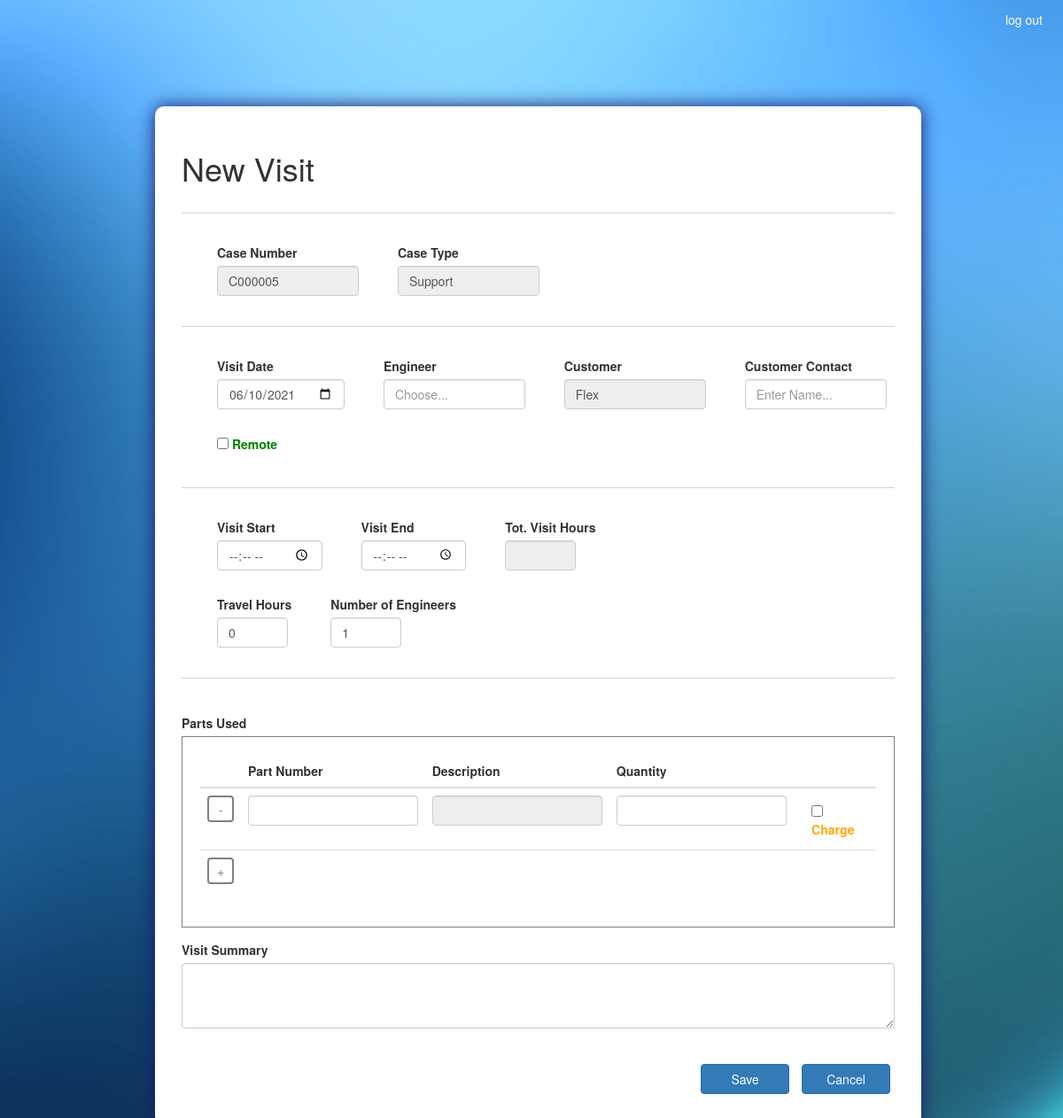
/new_visit/C000005/ (signed in), run on the app's committed database.
### ASISupport_app/models.py (models this page shows, shortened)
class Case(models.Model):
	TYPES = (
		('Support', 'Support'),
		('Training', 'Training'),
		('Maintenance', 'Maintenance'),
		('installation','Installation')
	)
	STATUSES = (
		('Open', 'Open'),
		('Resolved', 'Resolved'),
		('Closed', 'Closed'),
		('On Hold','On Hold'),
		('Cancelled','Cancelled')
	)
	case_num 				= models.CharField(max_length=100, primary_key=True)
	case_type 				= models.CharField(max_length=100, choices=TYPES)
	status 					= models.CharField(max_length=100, choices=STATUSES)
	create_date 			= models.DateTimeField(default=timezone.now)
	target_date 			= models.DateField()
	actual_date 			= models.DateField(blank=True, null=True)
	case_manager 			= models.ForeignKey(Employee, on_delete=models.CASCADE)
	machine_down 			= models.BooleanField(default=False)
	customer 				= models.ForeignKey(Customer, on_delete=models.CASCADE)
	customer_contact 		= models.CharField(max_length=100)
	case_description 		= models.TextField()
	cancellation_reason 	= models.TextField(blank=True, null=True)
	on_hold_reason 			= models.TextField(blank=True, null=True)

class Customer(models.Model):
	customer_name 			= models.CharField(max_length=100, primary_key=True)
	def __str__(self):
		return self.customer_name

### ASISupport_app/views.py (the view, shortened to what this page needs)
# urls.py: path('new_visit/<id>/', views.new_visit_view, name = 'new_visit'),
@login_required(login_url='/accounts/login/')
def new_visit_view(request, id):
	state = 'new'
	case = Case.objects.get(case_num=id)
	if request.method == 'POST' and 'cancel_btn' in request.POST:
		return redirect('ASISupport_app:view_case', id=id)
	parts = Parts.objects.all()
	parts_dict = {part.part_pn:part.part_description for part in parts}
	employees = Employee.objects.all()
	return render(request, 'ASISupport_app/visit.html', locals())

### templates/ASISupport_app/visit.html (shortened to what this page needs)
<!DOCTYPE html>
{% extends "ASISupport_app/base.html" %}
{% load static %}
{% block head_block %}
	<link rel="stylesheet" type="text/css" href="{% static 'css/visit.css' %}">
{% endblock %}
{% block body_block %}
	<section class="col-sm-1 col-sm-10 col-sm-1">
		{% if state == 'view' %}
			<form class="form-container" action="{% url 'ASISupport_app:view_visit' visit.visit_num %}" method="POST" autocomplete="off">
				{% csrf_token %}
				<div>
					<h1 class="inline_it">Visit {{ visit.visit_num }}</h1>
					<div class="action_btn">
						{% if permit_edit and not edit %}
							<button type="submit" name="edit_btn" class="btn btn-primary">Edit</button>
						{% endif %}
						<button type="submit" name="back_btn" class="btn btn-primary" formnovalidate>Back</button>
					</div>
				</div>
				{% if messages %}
				<ul class="messages">
				    {% for message in messages %}
					    {% if message.tags == 'success' %}
	                    	<div class="alert alert-success" role="alert">
						    	<li {% if message.tags %} class=" {{ message.tags }} " {% endif %}> {{ message }} </li>
							</div>
						{% elif message.tags == 'error' %}
	                    	<div class="alert alert-danger" role="alert">
						    	<li {% if message.tags %} class=" {{ message.tags }} " {% endif %}> {{ message }} </li>
							</div>
	                	{% elif message.tags == 'warning' %}
	                    	<div class="alert alert-warning" role="alert">
						    	<li {% if message.tags %} class=" {{ message.tags }} " {% endif %}> {{ message }} </li>
							</div>
						{% else %}
	                    	<div class="alert alert-info" role="alert">
						    	<li {% if message.tags %} class=" {{ message.tags }} " {% endif %}> {{ message }} </li>
							</div>
	                	{% endif %}
				    {% endfor %}
				</ul>
				{% endif %}
				<hr class="solid">
				<div>
					<div class="inline_it inline_spacing">
						<div>
							<label for="case_num">Case Number</label>
						</div>
							<input class="form-control text_bar" id="case_num" type="text" value="{{ visit.case_num }}" readonly>
					</div>
					<div class="inline_it inline_spacing">
						<div>
							<label for="case_type">Case Type</label>
						</div>
							<input class="form-control text_bar" id="case_type" type="text" value="{{ case.case_type }}" readonly>
					</div>
				</div>
				<hr class="solid">
				<div class="inline_it inline_spacing">
					<div>
						<label for="visit_date">Visit Date</label>
					</div>
					<input class="form-control datepicker" id="visit_date" type="date" value="{{ visit.visit_date|date:'Y-m-d' }}" {% if permit_visit_date %} name="visit_date" {% else %} readonly {% endif %} required>
				</div>
				<div class="inline_it inline_spacing">
					<div>
						<label for="Engineer">Engineer</label>
					</div>
					{% if not permit_engineer %}
						<input class="form-control text_bar" type="text" value="{{ visit.engineer }}" readonly>
					{% else %}
						<input class="form-control text_bar" type="text" name="engineer" list="engineer" value="{{ visit.engineer }}" onchange="listValueValidation(this)" required>
						<datalist id="engineer">
							{% for employee in employees %}
								<option value="{{ employee }}">{{ employee }}</option>
							{% endfor %}
						</datalist>
					{% endif %}
				</div>
				<div class="inline_it inline_spacing">
					<div>
						<label for="customer">Customer</label>
					</div>
						<input class="form-control text_bar" id="customer" type="text" value="{{ case.customer }}" readonly>
				</div>
				<div class="inline_it inline_spacing">
					<div>
						<label for="customer_contact">Customer Contact</label>
					</div>
						<input class="form-control text_bar" id="customer_contact" type="text" value="{{ visit.customer_contact }}" {% if permit_customer_contact %} name="customer_contact" {% else %} readonly {% endif %} required>
				</div>
				<div class="inline_it inline_spacing remote_cb">
					<input type="checkbox" id="remote" onclick="toggleTravelHours(this)" {% if visit.remote %} checked {% endif %} {% if permit_remote %} name="remote" {% else %} disabled {% endif %}>
					<label for="remote">Remote</label>
				</div>
				<hr class="solid">
				<div>
					<div class="inline_it inline_spacing">
						<div>
							<label for="visit_start">Visit Start</label>
						</div>
						<input class="form-control datepicker" id="visit_start" type="time" value="{{ visit.visit_start|time:'H:i' }}" {% if permit_visit_start %} name="visit_start" onchange="calculateTime()" {% else %} readonly {% endif %} required>
					</div>
					<div class="inline_it inline_spacing">
						<div>
							<label for="visit_end">Visit End</label>
						</div>
						<input class="form-control datepicker" id="visit_end" type="time" value="{{ visit.visit_end|time:'H:i' }}" {% if permit_visit_end %} name="visit_end" onchange="calculateTime()" {% else %} readonly {% endif %} required>
					</div>
					<div class="inline_it inline_spacing">
						<div>
							<label for="visit_hours">Tot Visit Hours</label>
						</div>
						<input class="form-control int_bar" id="visit_hours" type="text" value="{{ visit.tot_visit_hours|floatformat:2 }}" disabled>
					</div>
				</div>
				<div>
					<div class="inline_it inline_spacing">
						<div>
							<label for="travel_hours">Travel Hours</label>
						</div>
						<input class="form-control int_bar" id="travel_hours" type="text" {% if permit_travel_hours %} name="travel_hours" {% else %} readonly {% endif %} {% if visit.remote %} readonly value="0" {% else %} value="{{ visit.travel_hours|floatformat:2 }}" {% endif %} oninput="IntValidation(this)" required>
					</div>
					<div class="inline_it inline_spacing">
						<div>
							<label for="num_of_engineers">Number of Engineers</label>
						</div>
						<input class="form-control int_bar" id="num_of_engineers" type="text" value="{{ visit.num_of_engineers }}" oninput="PositiveIntValidation(this)" {% if permit_num_of_engineers %} name="num_of_engineers" {% else %} readonly {% endif %} required>
					</div>
				</div>
				<hr class="solid">
				<div class="spacing">
					<label>Parts Used</label>
					<div class="parts_lst">
						<table class="table table-hover" id="parts_used_tbl">
							<thead>
								<tr>
									<th scope="col"></th>
									<th scope="col">Part Number</th>
						    		<th scope="col">Description</th>
						    		<th scope="col">Quantity</th>
						    		<th scope="col"></th>
						    	</tr>
							</thead>
							{% if not permit_parts_delete and not permit_parts_add %}
								<tbody>
									{% for visit_part, description in part_description_dict.items %}
											<tr>
												<td></td>
												<td>{{ visit_part.part_pn }}</td>
												<td>{{ description }}</td>
												<td>{{ visit_part.qty }}</td>
												<td>
													<div class="form-check charge_cb">
														<input type="checkbox" id="charge" {% if visit_part.charge %} checked {% endif %} readonly>
														<label for="charge">Charge</label>
													</div>
												</td>
											</tr>
									{% endfor %}
								</tbody>
							{% else %}
								<tbody>
									{% for visit_part, description in part_description_dict.items %}
										<tr>
											<td>
												<button onclick="deleteRow(this,'parts_used_tbl')" type="button" name="remove_btn" class="btn btn-primary add_or_del_btn">-</button>
											</td>
											<td>
												<input class="form-control" type="text" name="part_num" oninput="completeDesc(this,{{ parts_dict }})" value="{{ visit_part.part_pn }}">
											</td>
											<td>
												<input class="form-control" type="text" name="part_description" value="{{ description }}" readonly>
											</td>
											<td>
												<input class="form-control" type="text" name="qty" value="{{ visit_part.qty }}" oninput="positiveQTYValidation(this)">
											</td>
											<td>
												<div class="form-check charge_cb">
													{% if visit_part.charge %}
														<input type="checkbox" name="charge" onclick="toggleHiddenInput(this)" value="1" checked>
													{% else %}
														<input type="hidden" name="charge" value="0">
														<input type="checkbox" name="charge" onclick="toggleHiddenInput(this)" value="1">
													{% endif %}
													<label for="charge">Charge</label>
												</div>
											</td>
										</tr>
									{% endfor %}
									<tr>
										<td>
											<button onclick="addRow('parts_used_tbl', {{ parts_dict }})" type="button" name="add_btn" class="btn btn-primary add_or_del_btn">+</button>
										</td>
										<td></td>
										<td></td>
										<td></td>
										<td></td>
									</tr>
								</tbody>
							{% endif %}
						</table>
					</div>
				</div>
				<div class="form-group description_bar">
					<label for="visit_summary">Visit Summary</label>
					<textarea class="form-control" id="visit_summary" rows="3" {% if permit_visit_summary %} name="visit_summary" {% else %} readonly {% endif %} required>{{ visit.visit_summary }}</textarea>
				</div>
				{% if edit %}
					<div class="action_btn">
						<button type="submit" name="save_btn" class="btn btn-primary">Save</button>
					</div>
				{% endif %}
			</form>
		{% else %}
			<form class="form-container" action="{% url 'ASISupport_app:new_visit' case.case_num %}" method="POST"  autocomplete="off">
				<div>
					<h1 class="inline_it">New Visit</h1>
				</div>
				<hr class="solid">
				<div>
					<div class="inline_it inline_spacing">
						<div>
							<label for="case_num">Case Number</label>
						</div>
							<input class="form-control text_bar" name="case_num" type="text" value="{{ case.case_num }}" readonly>
					</div>
					<div class="inline_it inline_spacing">
						<div>
							<label for="case_type">Case Type</label>
						</div>
							<input class="form-control text_bar" name="case_type" type="text" value="{{ case.case_type }}" readonly>
					</div>
				</div>
				<hr class="solid">
				<div class="inline_it inline_spacing">
					<div>
						<label for="visit_date">Visit Date</label>
					</div>
					<input class="form-control datepicker" name="visit_date" type="date" id="visit_date" required>
				</div>
				<div class="inline_it inline_spacing">
					<div>
						<label for="engineer">Engineer</label>
					</div>
					<input class="form-control text_bar" type="text" name="engineer" list="engineer" placeholder="Choose..." onchange="listValueValidation(this)" required>
				</div>
				<div class="inline_it inline_spacing">
					<div>
						<label for="customer">Customer</label>
					</div>
						<input class="form-control text_bar" name="customer" type="text" value="{{ case.customer }}" readonly>
				</div>
				<div class="inline_it inline_spacing">
					<div>
						<label for="customer_contact">Customer Contact</label>
					</div>
						<input class="form-control text_bar" name="customer_contact" type="text" placeholder="Enter Name..." required>
				</div>
				<div class="inline_it inline_spacing remote_cb">
					<input type="checkbox" name="remote" onclick="toggleTravelHours(this)">
					<label for="remote">Remote</label>
				</div>
				<hr class="solid">
				<div>
					<div class="inline_it inline_spacing">
						<div>
							<label for="visit_start">Visit Start</label>
						</div>
						<input class="form-control datepicker" name="visit_start" id="visit_start" type="time" onchange="calculateTime()" required>
					</div>
					<div class="inline_it inline_spacing">
						<div>
							<label for="visit_end">Visit End</label>
						</div>
						<input class="form-control datepicker" name="visit_end" id="visit_end" type="time" onchange="calculateTime()" required>
					</div>
					<div class="inline_it inline_spacing">
						<div>
							<label for="visit_hours">Tot. Visit Hours</label>
						</div>
						<input class="form-control int_bar" name="visit_hours" id="visit_hours" type="text" disabled>
					</div>
				</div>
				<div>
					<div class="inline_it inline_spacing">
						<div>
							<label for="travel_hours">Travel Hours</label>
						</div>
						<input class="form-control int_bar" name="travel_hours" id="travel_hours" type="text" oninput="IntValidation(this)" required>
					</div>
					<div class="inline_it inline_spacing">
						<div>
							<label for="num_of_engineers">Number of Engineers</label>
						</div>
						<input class="form-control int_bar" name="num_of_engineers" id="num_of_engineers" type="text" oninput="PositiveIntValidation(this)" required>
					</div>
				</div>
				<hr class="solid">
				<div class="spacing">
					<label>Parts Used</label>
					<div class="parts_lst">
						<table class="table table-hover" id="parts_used_tbl">
							<thead>
								<tr>
									<th scope="col"></th>
									<th scope="col">Part Number</th>
						    		<th scope="col">Description</th>
						    		<th scope="col">Quantity</th>
						    		<th scope="col"></th>
						    	</tr>
							</thead>
							<tbody>
								<tr>
									<td>
										<button onclick="deleteRow(this,'parts_used_tbl')"  type="button" name="remove_btn" class="btn btn-primary add_or_del_btn">-</button>
									</td>
									<td>
										<input class="form-control" type="text" name="part_num" oninput="completeDesc(this,{{ parts_dict }})">
									</td>
									<td>
										<input class="form-control" type="text" name="part_description" readonly>
									</td>
									<td>
										<input class="form-control" type="text" name="qty" oninput="positiveQTYValidation(this)">
									</td>
									<td>
										<div class="form-check charge_cb">
											<input type="checkbox" name="charge" onclick="toggleHiddenInput(this)" value="1">
											<label for="charge">Charge</label>
										</div>
									</td>
								</tr>
								<tr>
									<td>
										<button onclick="addRow('parts_used_tbl', {{ parts_dict }})" type="button" name="add_btn" class="btn btn-primary add_or_del_btn">+</button>
									</td>
									<td></td>
									<td></td>
									<td></td>
									<td></td>
								</tr>
							</tbody>
						</table>
					</div>
				</div>
				<div class="form-group description_bar">
					<label for="visit_summary">Visit Summary</label>
					<textarea class="form-control" name="visit_summary" rows="3" required></textarea>
				</div>
				<div class="action_btn">
					<button type="submit" name="save_btn" class="btn btn-primary">Save</button>
					<button type="submit" name="cancel_btn" class="btn btn-primary" formnovalidate>Cancel</button>
				</div>
			</form>
		{% endif %}
	</section>
{% endblock %}

### data on the page
Case: case_num "C000005", case_type "Support", customer "Flex"
